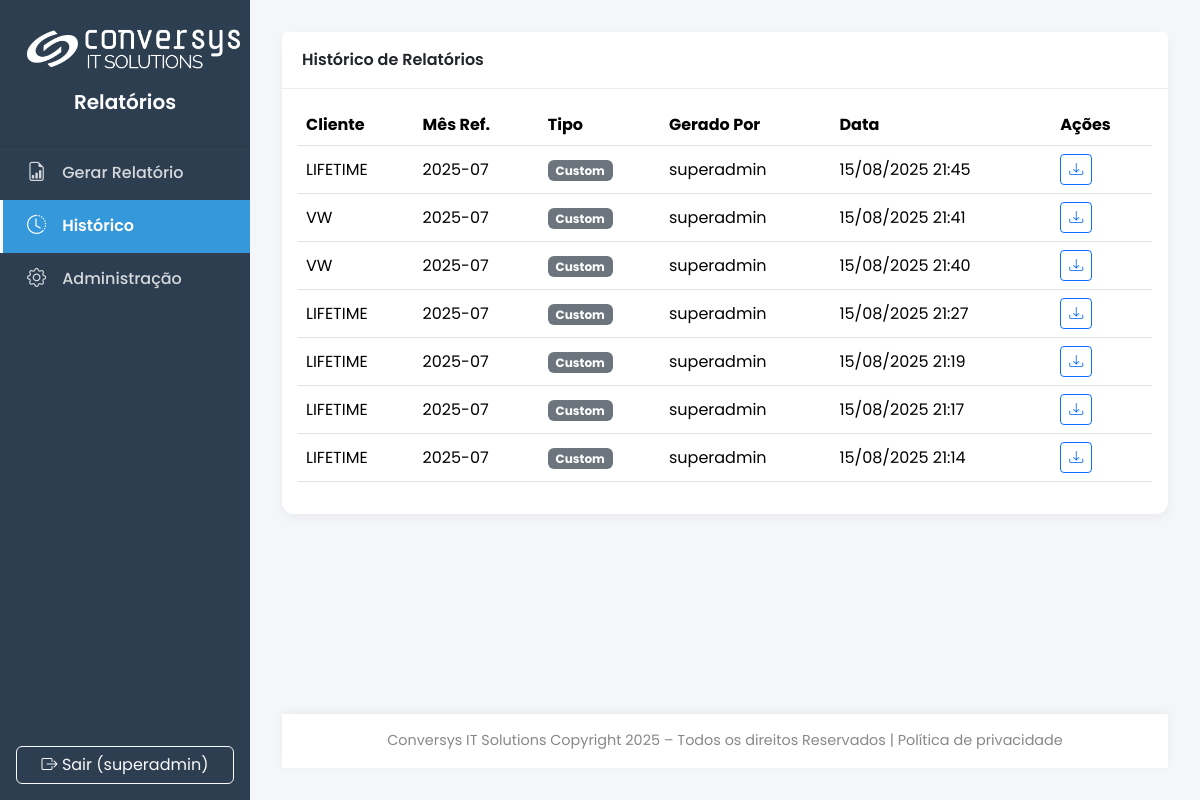
The app's page /history (signed in), older data.
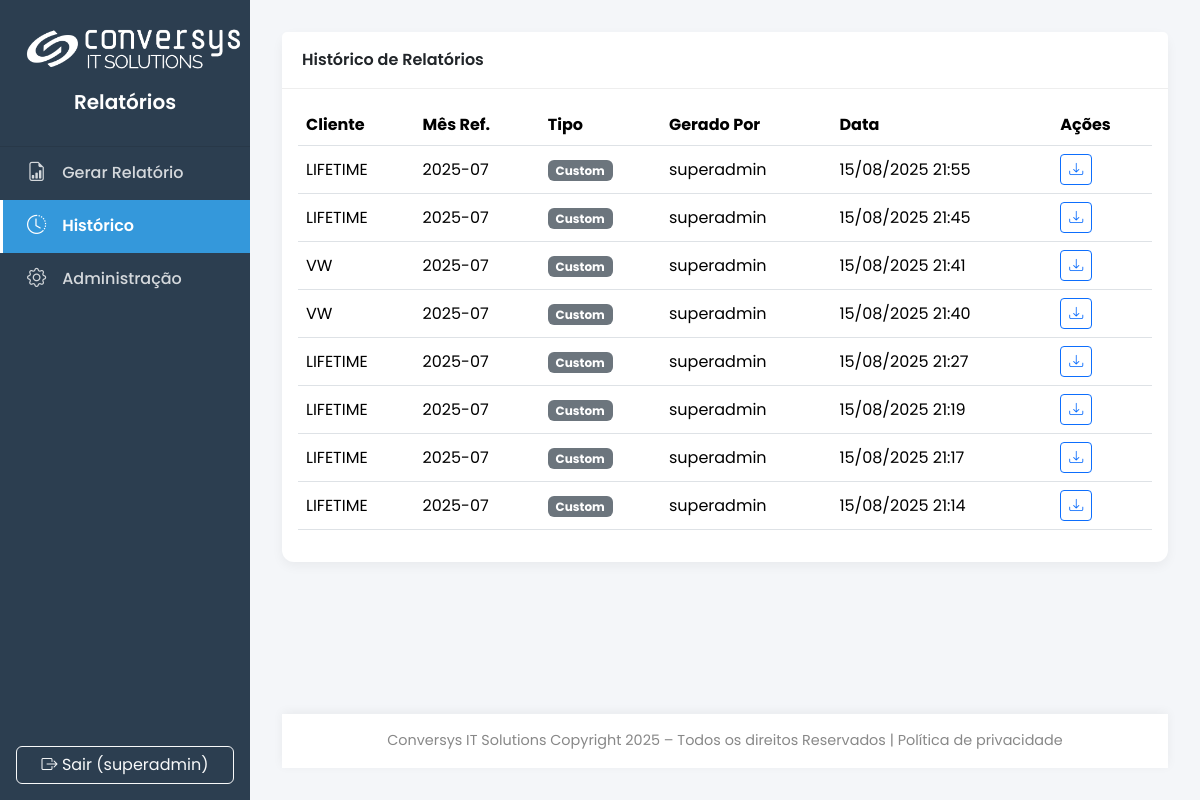
The same page, newer data.
### main.py (models this page shows, shortened)
class SystemConfig(db.Model):
    id = db.Column(db.Integer, primary_key=True)
    company_name = db.Column(db.String(100), default="Conversys IT Solutions")
    footer_text = db.Column(db.String(255), default=f"Conversys IT Solutions Copyright {dt.datetime.now().year} – Todos os direitos Reservados | Política de privacidade")
    primary_color = db.Column(db.String(7), default="#2c3e50")
    secondary_color = db.Column(db.String(7), default="#3498db")
    logo_dark_bg_path = db.Column(db.String(255), nullable=True)
    logo_light_bg_path = db.Column(db.String(255), nullable=True)
    logo_size = db.Column(db.Integer, default=50)
    login_media_path = db.Column(db.String(255), nullable=True)
    login_media_fill_mode = db.Column(db.String(10), default='cover')
    login_media_bg_color = db.Column(db.String(7), default='#2c3e50')
    report_cover_path = db.Column(db.String(255), nullable=True)
    report_final_page_path = db.Column(db.String(255), nullable=True)

class User(UserMixin, db.Model):
    id = db.Column(db.Integer, primary_key=True)
    username = db.Column(db.String(64), unique=True, nullable=False)
    password_hash = db.Column(db.String(256))
    role_id = db.Column(db.Integer, db.ForeignKey('role.id'), nullable=False)
    role = db.relationship('Role', backref='users')
    reports = db.relationship('Report', backref='author', lazy=True)
    clients = db.relationship('Client', secondary=user_client_association, lazy='subquery',
                              backref=db.backref('users', lazy=True))
    def has_role(self, role_name): return self.role.name == role_name

class Report(db.Model):
    id = db.Column(db.Integer, primary_key=True)
    filename = db.Column(db.String(255), unique=True, nullable=False)
    file_path = db.Column(db.String(255), nullable=False)
    created_at = db.Column(db.DateTime, default=dt.datetime.utcnow)
    reference_month = db.Column(db.String(7), nullable=False)
    user_id = db.Column(db.Integer, db.ForeignKey('user.id'), nullable=False)
    client_id = db.Column(db.Integer, db.ForeignKey('client.id'), nullable=False)
    report_type = db.Column(db.String(50), default='custom', nullable=False)

class Client(db.Model):
    id = db.Column(db.Integer, primary_key=True)
    name = db.Column(db.String(100), unique=True, nullable=False)
    sla_contract = db.Column(db.Float, nullable=False, default=99.9)
    logo_path = db.Column(db.String(255), nullable=True)
    reports = db.relationship('Report', backref='client', lazy=True, cascade="all, delete-orphan")
    zabbix_groups = db.relationship('ClientZabbixGroup', backref='client', lazy=True, cascade="all, delete-orphan")

### main.py (the view)
@app.route('/history')
@login_required
def history():
    if current_user.has_role('client'):
        client_ids = [c.id for c in current_user.clients]
        query = Report.query.filter(Report.client_id.in_(client_ids))
    else:
        query = Report.query
    reports = query.order_by(Report.created_at.desc()).all()
    return render_template('history.html', title="Histórico", reports=reports)

### main.py (called while the page is built)
@login_manager.user_loader
def load_user(user_id):
    return db.session.get(User, int(user_id))

@app.before_request
def before_request_func():
    g.sys_config = SystemConfig.query.first()

def get_text_color_for_bg(hex_color):
    try:
        hex_color = hex_color.lstrip('#')
        r, g, b = tuple(int(hex_color[i:i+2], 16) for i in (0, 2, 4))
        luminance = (0.299 * r + 0.587 * g + 0.114 * b) / 255
        return '#212529' if luminance > 0.6 else '#ffffff'
    except (ValueError, TypeError):
        return '#ffffff'

### templates/history.html (shortened to what this page needs)
{% extends 'base.html' %}
{% block content %}
<div class="card">
    <div class="card-header">Histórico de Relatórios</div>
    <div class="card-body">
        <div class="table-responsive">
            <table class="table table-hover align-middle">
            <thead><tr><th>Cliente</th><th>Mês Ref.</th><th>Tipo</th><th>Gerado Por</th><th>Data</th><th>Ações</th></tr></thead>
            <tbody>
            {% for report in reports %}
            <tr>
                <td>{{ report.client.name }}</td>
                <td>{{ report.reference_month }}</td>
                <td><span class="badge bg-secondary">{{ report.report_type.replace('_', ' ')|title }}</span></td>
                <td>{{ report.author.username }}</td>
                <td>{{ report.created_at.strftime('%d/%m/%Y %H:%M') }}</td>
                <td><a href="{{ url_for('download_report', report_id=report.id) }}" class="btn btn-sm btn-outline-primary" title="Baixar Novamente"><i class="bi bi-download"></i></a></td>
            </tr>
            {% else %}
            <tr><td colspan="6" class="text-center text-muted p-4">Nenhum relatório no histórico.</td></tr>
            {% endfor %}</tbody></table>
        </div>
    </div>
</div>
{% endblock %}

### templates/base.html (shortened to what this page needs)
<!DOCTYPE html>
<html lang="pt-BR"><head><link href="https://cdn.jsdelivr.net/npm/bootstrap@5.3.3/dist/css/bootstrap.min.css" rel="stylesheet"><link href="https://cdn.jsdelivr.net/npm/bootstrap-icons@1.11.3/font/bootstrap-icons.min.css" rel="stylesheet">
<style>
{% set sidebar_text_color = g.sys_config.primary_color | text_color_for_bg %}
:root { --primary-color: {{ g.sys_config.primary_color | default('#2c3e50') }}; --secondary-color: {{ g.sys_config.secondary_color | default('#3498db') }}; --bg-light: #f4f6f9; --sidebar-width: 250px; }
html, body { height: 100%; }
body { font-family: 'Poppins', sans-serif; background-color: var(--bg-light); display: flex; flex-direction: column; }
.wrapper { display: flex; flex-grow: 1; }
.sidebar { width: var(--sidebar-width); min-height: 100vh; background: var(--primary-color); transition: margin-left 0.3s; display: flex; flex-direction: column; flex-shrink: 0; }
#content { flex-grow: 1; padding: 2rem; display: flex; flex-direction: column; }
.main-content { flex-grow: 1; }
.sidebar-header { padding: 1.5rem; text-align: center; border-bottom: 1px solid rgba(0,0,0,0.1); }
.sidebar-header .logo { display: block; margin: 0 auto; }
.sidebar-header h5 { color: {{ sidebar_text_color }}; font-weight: 600; margin-top: 1rem; }
.sidebar .nav-link { color: {{ sidebar_text_color }}; opacity: 0.8; padding: 0.75rem 1.5rem; display: flex; align-items: center; font-weight: 500; border-left: 3px solid transparent; transition: all 0.2s ease; }
.sidebar .nav-link i { margin-right: 1rem; font-size: 1.2rem; }
.sidebar .nav-link:hover { color: {{ sidebar_text_color }}; opacity: 1; background-color: rgba(0,0,0,0.1); }
.sidebar .nav-link.active { color: #fff; opacity: 1; background-color: var(--secondary-color); border-left-color: #fff; font-weight: 600; }
.top-navbar { background-color: #fff; border-radius: 0.5rem; box-shadow: 0 2px 10px rgba(0,0,0,0.05); margin-bottom: 2rem; }
.top-navbar .nav-link { color: #555; font-weight: 500; }
.top-navbar .nav-link.active { color: var(--secondary-color); font-weight: 600; border-bottom: 2px solid var(--secondary-color); }
.card { border: none; border-radius: 0.75rem; box-shadow: 0 4px 12px rgba(0,0,0,0.05); }
.card-header { background-color: #fff; border-bottom: 1px solid #eee; font-weight: 600; padding: 1rem 1.25rem; }
.footer { text-align: center; padding: 1rem; color: #888; font-size: 0.9em; background-color: #fff; box-shadow: 0 -2px 10px rgba(0,0,0,0.05); margin-top: 2rem; }
.stat-card { color: white; border-radius: 0.75rem; padding: 1.5rem; }
.stat-card h3 { font-size: 2.5rem; font-weight: 700; }
.stat-card p { margin: 0; opacity: 0.9; }
</style></head>
<body><div class="wrapper">
<nav class="sidebar">
<div><div class="sidebar-header">
{% if g.sys_config.logo_dark_bg_path %}
    <img src="{{ url_for('uploaded_file', filename=g.sys_config.logo_dark_bg_path) }}" alt="Logo" class="logo" style="max-height: {{ g.sys_config.logo_size }}px;">
{% endif %}
<h5>{{ g.sys_config.company_name }}</h5></div>
<ul class="nav flex-column">
<li class="nav-item"><a class="nav-link {% if request.endpoint == 'gerar_form' %}active{% endif %}" href="{{ url_for('gerar_form') }}"><i class="bi bi-file-earmark-bar-graph"></i> Gerar Relatório</a></li>
<li class="nav-item"><a class="nav-link {% if request.endpoint == 'history' %}active{% endif %}" href="{{ url_for('history') }}"><i class="bi bi-clock-history"></i> Histórico</a></li>
{% if not current_user.has_role('client') %}
<li class="nav-item"><a class="nav-link {% if 'admin' in request.endpoint %}active{% endif %}" href="{{ url_for('admin_dashboard') }}"><i class="bi bi-gear"></i> Administração</a></li>
{% endif %}
</ul></div>
<div class="mt-auto p-3"><a href="{{ url_for('logout') }}" class="btn btn-outline-light w-100"><i class="bi bi-box-arrow-right"></i> Sair ({{ current_user.username }})</a></div>
</nav>
<main id="content">
<div class="main-content">
{% block content %}{% endblock %}
</div>
<footer class="footer">{{ g.sys_config.footer_text|safe }}</footer>
</main></div>
</body></html>

Row changes from the older to the newer data that the page shows:
added Report: client.name "LIFETIME", reference_month "2025-07", report_type.replace "Custom", author.username "superadmin", created_at "15/08/2025 21:55"
